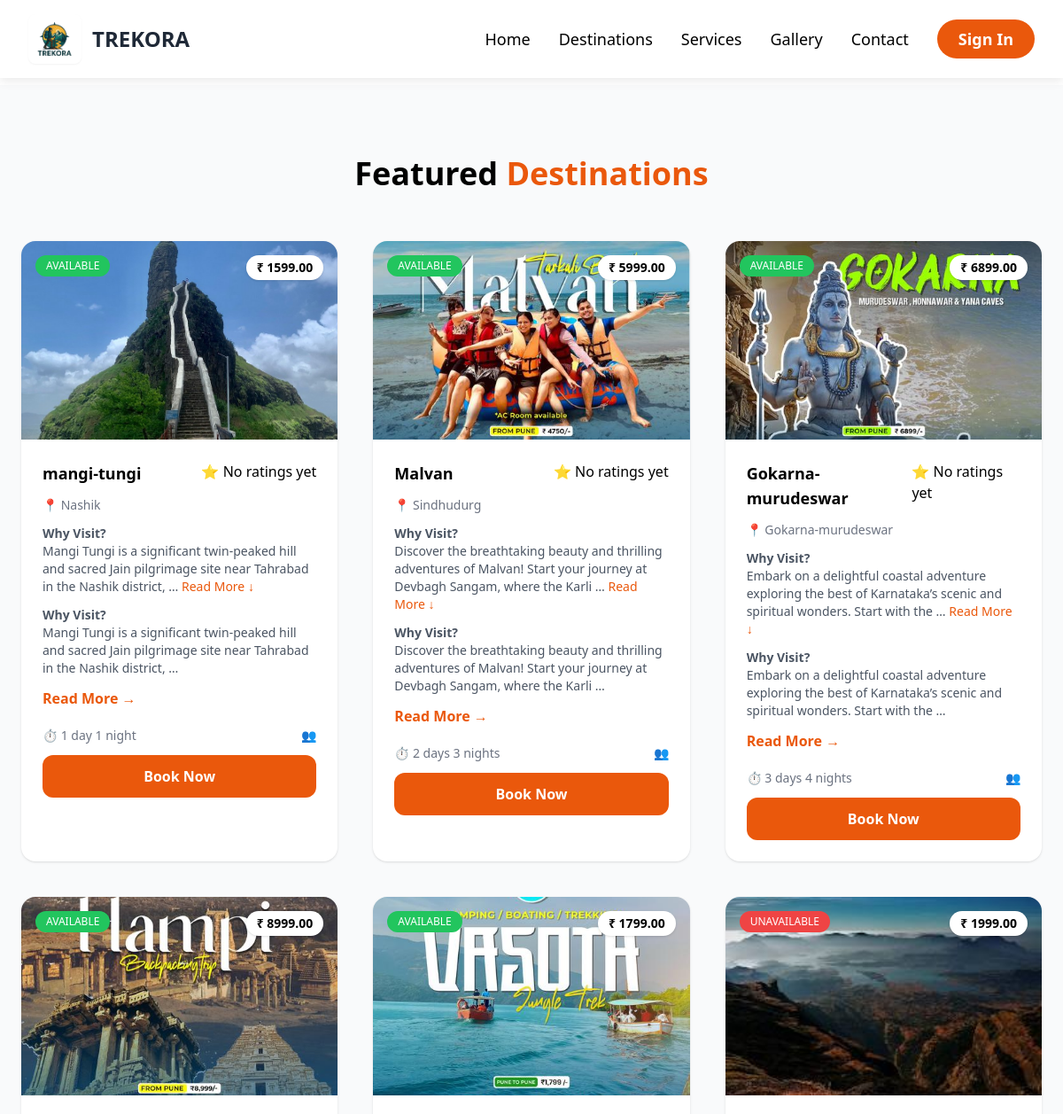
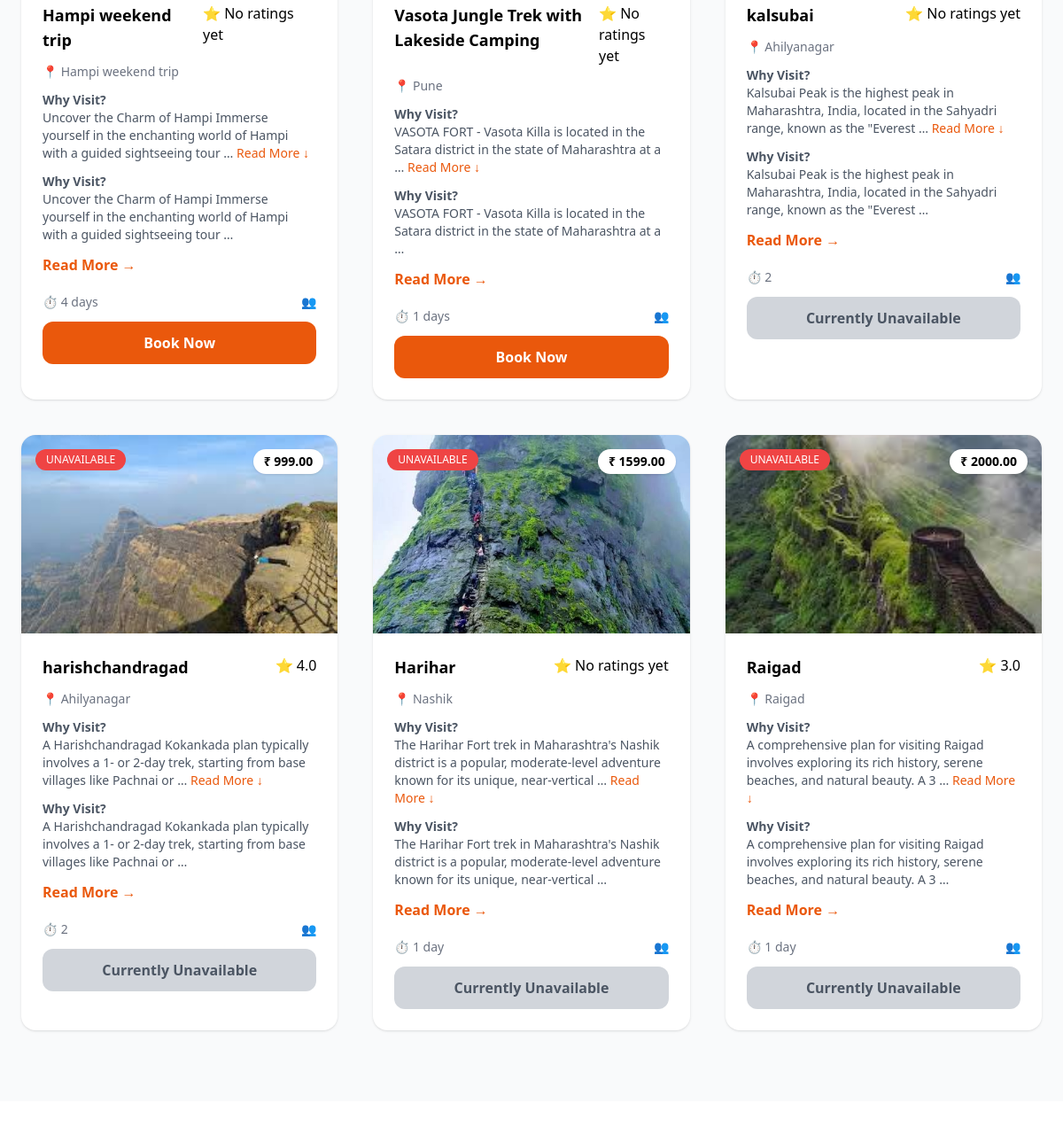
/destinations/, run on the app's committed database (2 pictures, top to bottom).
### destinations/models.py (models this page shows, shortened)
class Destination(models.Model):
    STATUS_CHOICES = (
        ("available", "Available"),
        ("unavailable", "Unavailable"),
    )
    name = models.CharField(max_length=200)
    location = models.CharField(max_length=200)
    price = models.DecimalField(max_digits=10, decimal_places=2)
    image = models.ImageField(upload_to="destinations/", blank=True, null=True)
    description = models.TextField(blank=True)
    duration = models.CharField(max_length=100, blank=True)
    status = models.CharField(
        max_length=20,
        choices=STATUS_CHOICES,
        default="available"
    )
    start_date = models.DateField()
    end_date = models.DateField()
    best_season_start = models.DateField(null=True, blank=True)
    best_season_end = models.DateField(null=True, blank=True)
    capacity_per_day = models.IntegerField(default=20)
    transport_mode = models.CharField(max_length=100, blank=True)
    rating = models.FloatField(default=0)
    whatsapp_group_link = models.URLField(blank=True, null=True)
    created_at = models.DateTimeField(auto_now_add=True)

### destinations/views.py (the view)
# urls.py: path("", destinations_list, name="destinations"),
def destinations_list(request):
    destinations = Destination.objects.annotate(
        priority=Case(
            When(status="available", then=0),
            When(status="unavailable", then=1),
            default=2,
            output_field=IntegerField(),
        )
    ).order_by("priority")
    today = date.today()   # 🔥 ADD THIS
    for d in destinations:
        if d.best_season_start and d.best_season_end:
            d.is_available = d.best_season_start <= today <= d.best_season_end
        else:
            d.is_available = True
        avg = Review.objects.filter(destination_id=d.id).aggregate(Avg('rating'))
        d.avg_rating = avg['rating__avg'] or 0
        print("DEBUG:", d.name, "->", d.avg_rating, "| Available:", d.is_available)
    return render(request, "destinations/destinations.html", {
        "destinations": destinations
    })

### accounts/templates/destinations/destinations.html (shortened to what this page needs)
{% extends "base.html" %}
{% load static %}
{% block content %}
<section class="py-20 bg-gray-50">
  <div class="max-w-7xl mx-auto px-6">
    <h1 class="text-4xl font-bold text-center mb-14">
      Featured <span class="text-orange-600">Destinations</span>
    </h1>
    <div class="grid md:grid-cols-2 lg:grid-cols-3 gap-10 reveal" data-delay="200">
      {% for d in destinations %}
      <div class="bg-white rounded-2xl shadow hover:shadow-xl transition overflow-hidden">
        <div class="relative">
          {% if d.image %}
            <img src="{{ d.image.url }}"
                 alt="{{ d.name }}"
                 class="w-full h-56 object-cover">
          {% else %}
            <img src="{% static 'images/placeholder.jpg' %}"
                 class="w-full h-56 object-cover">
          {% endif %}
          {% if d.status == "available" %}
            <span class="absolute top-4 left-4 bg-green-500 text-white text-xs px-3 py-1 rounded-full">
              AVAILABLE
            </span>
          {% else %}
            <span class="absolute top-4 left-4 bg-red-500 text-white text-xs px-3 py-1 rounded-full">
              UNAVAILABLE
            </span>
          {% endif %}
          <span class="absolute top-4 right-4 bg-white text-sm font-semibold px-3 py-1 rounded-full shadow">
            ₹ {{ d.price }}
          </span>
        </div>
        <div class="p-6 space-y-3">
          <div class="flex justify-between items-start">
            <h2 class="text-lg font-bold">
              {{ d.name }}
            </h2>
            <span class="text-yellow  -500">
              {% if d.avg_rating %}
                ⭐ {{ d.avg_rating }}
              {% else %}
                ⭐ No ratings yet
              {% endif %}
            </span>
          </div>
          <p class="text-sm text-gray-500">
            📍 {{ d.location }}
          </p>
          <p class="text-sm text-gray-600">
            <span class="font-semibold">Why Visit?</span><br>
            {{ d.description|truncatewords:18 }}
            <span class="text-orange-600 cursor-pointer">Read More ↓</span>
          </p>
          <p class="text-sm text-gray-600">
            <span class="font-semibold">Why Visit?</span><br>
            {{ d.description|truncatewords:18 }}
          </p>
          <a href="{% url 'destination_detail' d.id %}"
            class="text-orange-600 font-semibold inline-block mt-2 hover:underline">
            Read More →
          </a>
          <div class="flex justify-between items-center text-sm text-gray-500 pt-2">
            <span>⏱ {{ d.duration }}</span>
            <span>👥</span>
          </div>
          {% if d.status == "available" %}
            <a href="{% url 'book_destination' d.id %}"
               class="block mt-4 text-center bg-orange-600 hover:bg-orange-700 text-white py-3 rounded-xl font-semibold">
              Book Now
            </a>
          {% else %}
            <button disabled
                    class="block w-full mt-4 bg-gray-300 text-gray-600 py-3 rounded-xl font-semibold cursor-not-allowed">
              Currently Unavailable
            </button>
          {% endif %}
        </div>
      </div>
      {% endfor %}
    </div>
  </div>
</section>
{% endblock %}

### accounts/templates/base.html (shortened to what this page needs)
{% load static %}
<!DOCTYPE html>
<html lang="en">
<head>
    <link rel="stylesheet" href="{% static 'css/style.css' %}">
    <script src="https://cdn.tailwindcss.com"></script>
    <link rel="stylesheet" href="https://cdnjs.cloudflare.com/ajax/libs/font-awesome/6.5.0/css/all.min.css">
</head>
<body class="{% block body_class %}{% endblock %}">
<header id="navbar" class="fixed top-0 left-0 right-0 z-50 transition-all duration-300">
    <div class="max-w-7xl mx-auto px-4 sm:px-6 lg:px-8">
        <div class="flex justify-between items-center py-4">
            <a href="{% url 'dashboard' %}" class="flex items-center space-x-3">
                <div class="bg-white p-2 rounded-lg shadow-sm">
                    <img src="{% static 'images/trekora1.png' %}" alt="TREKORA" class="h-10 w-auto">
                </div>
                <span class="text-2xl font-bold text-gray-800 hover:text-orange-600">
                    TREKORA
                </span>
            </a>
            <nav class="hidden md:flex items-center space-x-8 font-medium text-lg">
                <a href="{% url 'dashboard' %}" class="hover:text-orange-600">Home</a>
                <a href="{% url 'destinations' %}" class="hover:text-orange-600">Destinations</a>
                <a href="{% url 'services' %}" class="hover:text-orange-600">Services</a>
                <a href="{% url 'gallery' %}" class="hover:text-orange-600">Gallery</a>
                <a href="{% url 'contact' %}" class="hover:text-orange-600">Contact</a>
                {% if user.is_authenticated %}
                    <a href="{% url 'my_bookings' %}"
                    class="bg-orange-600 hover:bg-orange-700 text-white px-6 py-2 rounded-full font-semibold transition">
                    My Bookings
                    </a>
                    <div class="relative">
                    <button id="userMenuBtn"
                            class="flex items-center justify-center w-10 h-10 rounded-full bg-white text-gray-700 hover:bg-gray-100 transition">
                        <i class="fa-regular fa-user"></i>
                    </button>
                    <div id="userDropdown"
                        class="hidden absolute right-0 mt-3 w-48 bg-white rounded-xl shadow-xl border z-[9999]">
                        <a href="{% url 'profile' %}"
                        class="flex items-center gap-3 px-4 py-3 hover:bg-gray-100 text-gray-700">
                        <i class="fa-regular fa-user"></i>
                        Your Profile
                        </a>
                        <a href="{% url 'logout' %}"
                        class="logout flex items-center gap-3 px-4 py-3 hover:bg-gray-100 text-red-600">
                        <i class="fa-solid fa-right-from-bracket"></i>
                        Logout
                        </a>
                    </div>
                    </div>
                {% else %}
                    <a href="{% url 'login' %}"
                    class="bg-orange-600 hover:bg-orange-700 text-white px-6 py-2 rounded-full font-semibold transition">
                    Sign In
                    </a>
                {% endif %}
            </nav>
        </div>
    </div>
</header>
<main class="content pt-24">
    {% block content %}
    {% endblock %}
</main>
</body>
</html>

### accounts/templates/base.html (style rules this page uses)
#navbar:not(.on-hero) { background: white; box-shadow: 0 4px 10px rgba(0, 0, 0, 0.08); }

### data on the page
Destination: image (picture), status "AVAILABLE", price "1599.00", name "mangi-tungi", shows "⭐ No ratings yet", location "Nashik", description "Mangi Tungi is a significant twin-peaked hill and sacred Jain pilgrimage site near Tahrabad in the Nashik district, …", duration "1 day 1 night"
Destination: image (picture), status "AVAILABLE", price "5999.00", name "Malvan", shows "⭐ No ratings yet", location "Sindhudurg", description "Discover the breathtaking beauty and thrilling adventures of Malvan! Start your journey at Devbagh Sangam, where the Karli …", duration "2 days 3 nights"
Destination: image (picture), status "AVAILABLE", price "6899.00", name "Gokarna-murudeswar", shows "⭐ No ratings yet", location "Gokarna-murudeswar", description "Embark on a delightful coastal adventure exploring the best of Karnataka’s scenic and spiritual wonders. Start with the …", duration "3 days 4 nights"
Destination: image (picture), status "AVAILABLE", price "8999.00", name "Hampi weekend trip", shows "⭐ No ratings yet", location "Hampi weekend trip", description "Uncover the Charm of Hampi Immerse yourself in the enchanting world of Hampi with a guided sightseeing tour …", duration "4 days"
Destination: image (picture), status "AVAILABLE", price "1799.00", name "Vasota Jungle Trek with Lakeside Camping", shows "⭐ No ratings yet", location "Pune", description "VASOTA FORT - Vasota Killa is located in the Satara district in the state of Maharashtra at a …", duration "1 days"
Destination: image (picture), status "UNAVAILABLE", price "1999.00", name "kalsubai", shows "⭐ No ratings yet", location "Ahilyanagar", description "Kalsubai Peak is the highest peak in Maharashtra, India, located in the Sahyadri range, known as the \"Everest …", duration "2"
Destination: image (picture), status "UNAVAILABLE", price "999.00", name "harishchandragad", avg_rating "4.0", location "Ahilyanagar", description "A Harishchandragad Kokankada plan typically involves a 1- or 2-day trek, starting from base villages like Pachnai or …", duration "2"
Destination: image (picture), status "UNAVAILABLE", price "1599.00", name "Harihar", shows "⭐ No ratings yet", location "Nashik", description "The Harihar Fort trek in Maharashtra's Nashik district is a popular, moderate-level adventure known for its unique, near-vertical …", duration "1 day"
Destination: image (picture), status "UNAVAILABLE", price "2000.00", name "Raigad", avg_rating "3.0", location "Raigad", description "A comprehensive plan for visiting Raigad involves exploring its rich history, serene beaches, and natural beauty. A 3 …", duration "1 day"
